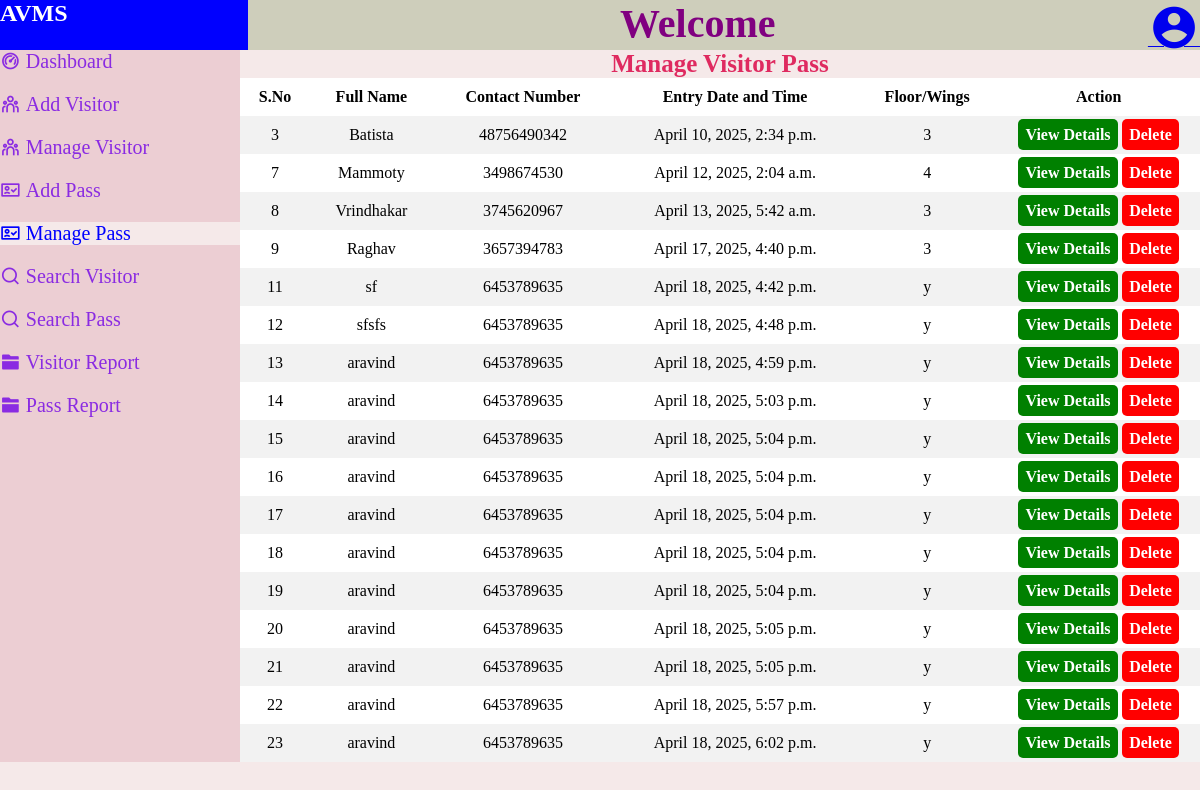
/manage_pass/ (signed in), run on the app's committed database.
### app1/models.py (models this page shows)
class Pass(models.Model):
    id = models.BigAutoField(primary_key=True,blank=False,null=False)
    category = models.CharField(verbose_name='category',max_length=100)
    name = models.CharField(verbose_name='name',max_length=100)
    phone_number = models.CharField(verbose_name='phone_number',max_length=20)
    address = models.CharField(verbose_name='address',max_length=400)
    apartment_number = models.IntegerField(verbose_name="apartment_number")
    floor = models.CharField(verbose_name='floor',max_length=10)
    from_date = models.DateField()
    to_date = models.DateField()
    pass_desc = models.CharField(verbose_name='pass_desc',max_length=100)
    created_datetime = models.DateTimeField(verbose_name='datetime',auto_now=True)

### app1/views.py (the view)
# urls.py: path('manage_pass/',manage_pass,name='manage_pass'),
@login_required(login_url='login')
def manage_pass(request):
    obj = Pass.objects.all()
    return render(request,'manage_pass.html',{'pass_data':obj})

### templates/manage_pass.html (shortened to what this page needs)
{% load static %}
<!DOCTYPE html>
<html lang="en">
<head>
    <link href="https://cdn.jsdelivr.net/npm/remixicon@4.5.0/fonts/remixicon.css" rel="stylesheet"/>
    <link rel="stylesheet" href="{% static 'manage_pass.css' %}">
</head>
<body>
    <section class="top">
        <h1 class="top1">AVMS</h1>
        <h1 class="head">Welcome</h1>
        <a class="icon" href="{% url 'logout' %}" onclick="return confirmLogout()"><i class="ri-account-circle-fill"></i></a>
    </section>
    <div class="maincontainer">
        <div class="sidebar">
            <ul>
                <li><a href="{% url 'index' %}"><div class="sidetext"><i class="ri-dashboard-2-line"></i>&nbsp;Dashboard</div></a></li>
                <li><a href="{% url 'add_visitor' %}"><div class="sidetext"><i class="ri-team-line"></i>&nbsp;Add Visitor</div></a></li>
                <li><a href="{% url 'manage_visitor' %}"><div class="sidetext"><i class="ri-team-line"></i>&nbsp;Manage Visitor</div></a></li>
                <li><a href="{% url 'pass_form' %}"><div class="sidetext"><i class="ri-pass-valid-line"></i>&nbsp;Add Pass</div></a></li>
                <li><a href="{% url 'manage_pass' %}"><div class="activelink"><i class="ri-pass-valid-line"></i>&nbsp;Manage Pass</div></a></li>
                <li><a href="{% url 'search_visitor' %}"><div class="sidetext"><i class="ri-search-line"></i>&nbsp;Search Visitor</div></a></li>
                <li><a href="{% url 'search_pass' %}"><div class="sidetext"><i class="ri-search-line"></i>&nbsp;Search Pass</div></a></li>
                <li><a href="{% url 'visitor_report' %}"><div class="sidetext"><i class="ri-folder-2-fill"></i>&nbsp;Visitor Report</div></a></li>
                <li><a href="{% url 'pass_report' %}"><div class="sidetext"><i class="ri-folder-2-fill"></i>&nbsp;Pass Report</div></a></li>
            </ul>
        </div>
        <div class="display">
            <h3>Manage Visitor Pass</h3>
            <table cellspacing="0">
                <tr>
                    <th>S.No</th>
                    <th>Full Name</th>
                    <th>Contact Number</th>
                    <th>Entry Date and Time</th>
                    <th>Floor/Wings</th>
                    <th>Action</th>
                </tr>
                {% for i in pass_data %}
                <tr>
                    <td>{{i.id}}</td>
                    <td>{{i.name}}</td>
                    <td>{{i.phone_number}}</td>
                    <td>{{i.created_datetime}}</td>
                    <td>{{i.floor}}</td>
                    <td>
                        <a class="view_details" href="{% url 'pass_details' id=i.id %}">View Details</a>
                        <a class="delete" href="{% url 'delete_pass' id=i.id %}">Delete</a>
                    </td>
                </tr>
                {% endfor %}
            </table>
        </div>
    </div>
</body>
</html>

### static/manage_pass.css (style rules this page uses)
* { margin: 0; padding: 0; }
body { background-color: rgb(245, 233, 233); }
.top { display: flex; justify-content: space-between; height: 50px; background-color: rgb(206, 206, 187); }
.top .top1 { background-color: blue; color: white; text-align: end; padding-right: 15%; }
.top .head { color: purple; font-size: 40px; }
.top i { font-size: 50px; }
.maincontainer { display: flex; justify-content: space-between; }
.sidebar { background-color: rgb(236, 206, 211); width: 20%; }
.sidebar a { text-decoration: none; }
.sidebar .sidetext { text-decoration: none; color: blueviolet; }
.activelink { background-color: rgb(245, 233, 233); color: blue; }
.sidebar ul { list-style: none; display: flex; flex-direction: column; gap: 20px; font-size: 20px; }
.display { width: 80%; }
.display h3 { text-align: center; font-size: 25px; color: #df2a60; }
.display table { width: 100%; }
table td, table th { padding: 10px; text-align: center; }
table tr:nth-child(even) { background-color: #f2f2f2; }
table tr:nth-child(odd) { background-color: #ffffff; }
.view_details, .delete { border-radius: 5px; text-decoration: none; padding: 4%; font-weight: bold; }
.view_details { background-color: green; color: white; }
.delete { background-color: red; color: white; }

### data on the page
Pass: id "3", name "Batista", phone_number "48756490342", created_datetime "April 10, 2025, 2:34 p.m.", floor "3"
Pass: id "7", name "Mammoty", phone_number "3498674530", created_datetime "April 12, 2025, 2:04 a.m.", floor "4"
Pass: id "8", name "Vrindhakar", phone_number "3745620967", created_datetime "April 13, 2025, 5:42 a.m.", floor "3"
Pass: id "9", name "Raghav", phone_number "3657394783", created_datetime "April 17, 2025, 4:40 p.m.", floor "3"
Pass: id "11", name "sf", phone_number "6453789635", created_datetime "April 18, 2025, 4:42 p.m.", floor "y"
Pass: id "12", name "sfsfs", phone_number "6453789635", created_datetime "April 18, 2025, 4:48 p.m.", floor "y"
Pass: id "13", name "aravind", phone_number "6453789635", created_datetime "April 18, 2025, 4:59 p.m.", floor "y"
Pass: id "14", name "aravind", phone_number "6453789635", created_datetime "April 18, 2025, 5:03 p.m.", floor "y"
Pass: id "15", name "aravind", phone_number "6453789635", created_datetime "April 18, 2025, 5:04 p.m.", floor "y"
Pass: id "16", name "aravind", phone_number "6453789635", created_datetime "April 18, 2025, 5:04 p.m.", floor "y"
Pass: id "17", name "aravind", phone_number "6453789635", created_datetime "April 18, 2025, 5:04 p.m.", floor "y"
Pass: id "18", name "aravind", phone_number "6453789635", created_datetime "April 18, 2025, 5:04 p.m.", floor "y"
Pass: id "19", name "aravind", phone_number "6453789635", created_datetime "April 18, 2025, 5:04 p.m.", floor "y"
Pass: id "20", name "aravind", phone_number "6453789635", created_datetime "April 18, 2025, 5:05 p.m.", floor "y"
Pass: id "21", name "aravind", phone_number "6453789635", created_datetime "April 18, 2025, 5:05 p.m.", floor "y"
Pass: id "22", name "aravind", phone_number "6453789635", created_datetime "April 18, 2025, 5:57 p.m.", floor "y"
Pass: id "23", name "aravind", phone_number "6453789635", created_datetime "April 18, 2025, 6:02 p.m.", floor "y"
